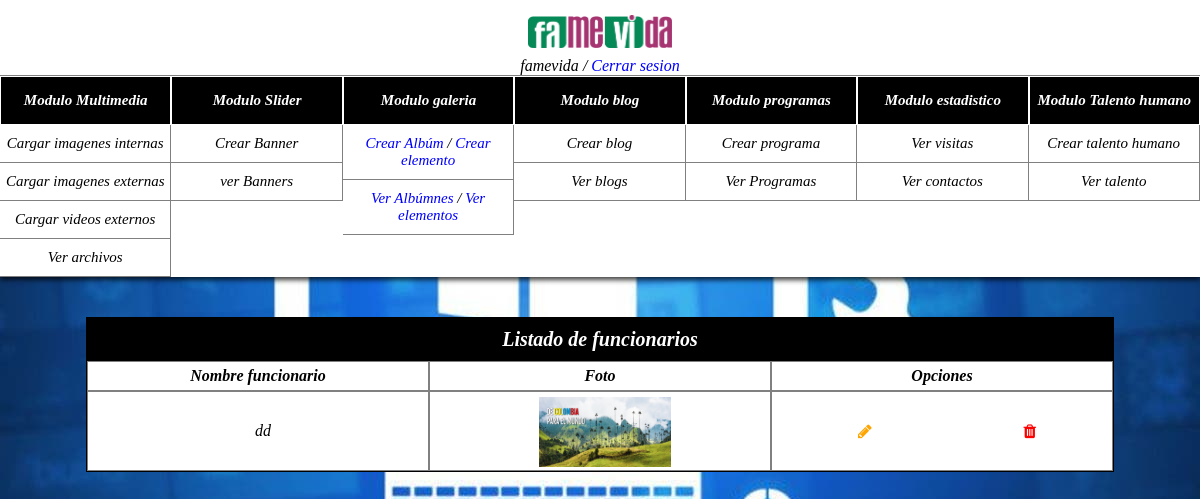
Page /index.php/talento/listar_talentos (signed in) on the committed database.
### tables this page shows
CREATE TABLE `personal` (
  `personal_id` int(11) NOT NULL,
  `personal_nombre` varchar(50) NOT NULL,
  `personal_cargo` varchar(50) NOT NULL,
  `perfil_profesional` varchar(1000) NOT NULL,
  `personal_foto` varchar(500) NOT NULL,
  `link_facebook` varchar(500) NOT NULL,
  `link_instagram` varchar(500) NOT NULL,
  `link_twitter` varchar(500) NOT NULL,
  `tipo_portada` varchar(2) NOT NULL
);

### application/controllers/Talento.php (called while the page is built, shortened)
<?php
include_once "application/models/personal_model.php";
class Talento extends CI_Controller {
	public function listar_talentos()
	{
		if (isset($_SESSION['usuario']))
		{
		$this->load->view('listar_talentos');
		}else{
			echo '<script>alert("Su sesión termino");</script>';
			echo '<script>
			window.location.href = "../panel/inicio";
			</script>';
		}
	}
	public function consultar_personal(){
		$instancia = new Personal_model();
		$peticion_select = $instancia -> consultar_personal();
		return $peticion_select;
	}
}

### index.php (called while the page is built, shortened)
<?php
require_once BASEPATH.'core/CodeIgniter.php';

### application/controllers/select_controller.php (called while the page is built, shortened)
<?php
include_once "Talento.php";
class Select_controller{
	public function listar_personal(){
		$instancia = new Talento();
		$peticion_select = $instancia -> consultar_personal();
		return $peticion_select;
	}
}
?>

### application/models/personal_model.php (called while the page is built, shortened)
<?php
class Personal_model{
	public function consultar_personal(){
		$instancia_conexion = new Conexion();
		$pdo = $instancia_conexion -> obtener_conexion();
		$sql = $pdo->prepare('SELECT * FROM personal');
		$sql->execute();
		$resultado = $sql->fetchAll();
		return $resultado;
	}
}
?>

### application/views/listar_talentos.php (the view, shortened to what this page needs)
<?php
include_once "application/controllers/select_controller.php";
$instancia = new Select_controller();
$peticion_select = $instancia -> listar_personal();
?>
<!DOCTYPE html>
<html lang="es">
<head>
  <link rel="stylesheet" href="../plantilla_back/css/personalizacion.css">
  <link rel="stylesheet" href="https://cdnjs.cloudflare.com/ajax/libs/font-awesome/4.7.0/css/font-awesome.min.css">
  <link rel="stylesheet" href="//cdn.jsdelivr.net/npm/alertifyjs@1.13.1/build/css/alertify.min.css"/>
</head>
<body>
  <div class="container">
    <?php
    include "header.php";
    ?>
    <div class="contenedor-dinamico-admin">
      <div class="contenedor-ajustado">
        <div class="contenedor-tabla">
          <div class="encabezado-formulario">
            Listado de funcionarios
          </div>
          <div class="table" id="encabezado_tabla">
            <div class="column-table-banner-encabezado encabezado-oculto" style="font-weight: 900;"><label>Nombre funcionario</label></div>
            <div class="column-table-banner-encabezado encabezado-oculto" style="font-weight: 900;"><label>Foto</label></div>
            <div class="column-table-banner-encabezado encabezado-oculto" style="font-weight: 900;"><label>Opciones</label></div>
          </div>
          <div class="table" id="resultados">
            <?php
            foreach($peticion_select as $personal){
              echo '<div class="column-table-banner"><label style="margin:auto;">'.$personal['personal_nombre'].'</label></div>
              <div class="column-table-banner-encabezado encabezado-visible" style="font-weight: 900;"><label>Foto</label></div>
              <div class="column-table-banner"><img id="'.$personal['tipo_portada'].'" src="'.$personal['personal_foto'].'" class="img-archivo" style="width:40%;"></div>
              <div class="column-table-banner-encabezado encabezado-visible" style="font-weight: 900;"><label>Opciones</label></div>
              <div class="column-table-banner"><i class="fa fa-pencil btn-editar " id="'.$personal['personal_id'].'" style="color:orange; cursor:pointer; margin:auto;"></i><i class="fa fa-trash btn-eliminar-slider" id="'.$personal['personal_id'].'" style="color:red; cursor:pointer; margin:auto;"></i></div>
              ';
            }
            ?>
          </div>
        </div>
      </div>
    </div>
  </div>
</body>
</html>

### rows in the picture
personal: personal_nombre "dd", personal_foto (picture)

### other values in the picture
$_SESSION['usuario'] "famevida"
